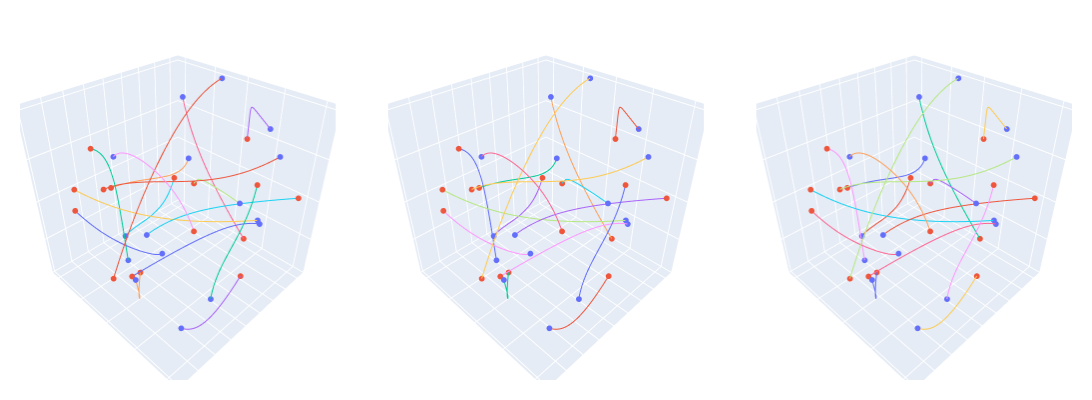

Here is the notebook cell this chart was saved with:
### Code cell
# Reconstructed 
multiviz_trajs(rx_trajs[:3], ry_trajs[:3], rz_trajs[:3], nrows=1, ncols=3, num_agents=num_agent, height=400, width=1_600)
